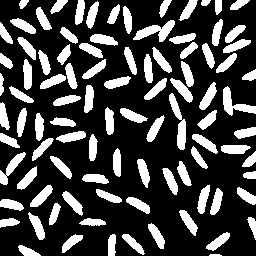
#> input picture Lab3/rice-bw-2.png, 256 x 256 px, found by its file name
$ python Zad2.py
#> lines starting #> are read from the running program, lines starting #| are printed output that depends on the picture; after the words box and inside, x2 and y2 are one past the last pixel; in counts of white or black regions, pixels touching at a corner belong together
import cv2
import numpy as np

img1 = cv2.imread('/Users/I533569/PycharmProjects/Biometria/Lab3/rice-bw-2.png', 0)
#> img1: shape (256, 256); 26.8% white; 95 white regions, largest, box (x1, y1, x2, y2) and area: (133, 20, 175, 42) 403, (169, 93, 186, 150) 400, (223, 86, 256, 116) 373
img2 = cv2.imread('/Users/I533569/PycharmProjects/Biometria/Lab3/count-the-numbers-for-each-object.jpg', 0)
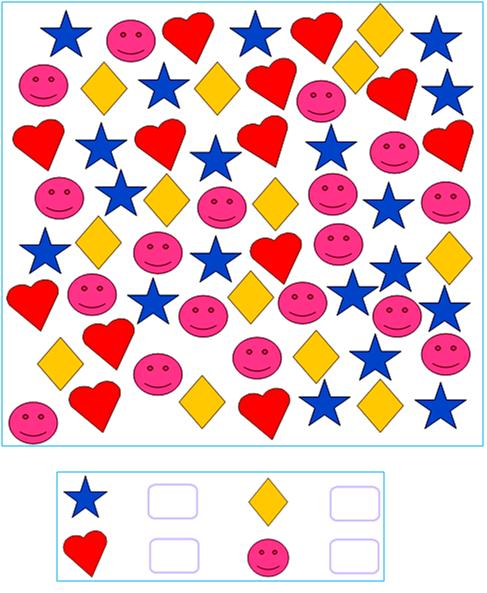
#> input picture Lab3/count-the-numbers-for-each-object.jpg, 487 x 593 px, found by its file name
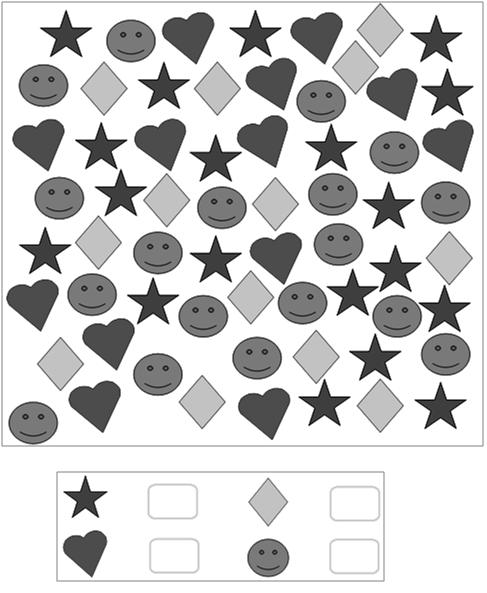
#> img2: shape (593, 487); min 0, max 255, mean 206.1

img2 = img2[5:445, 5:480]
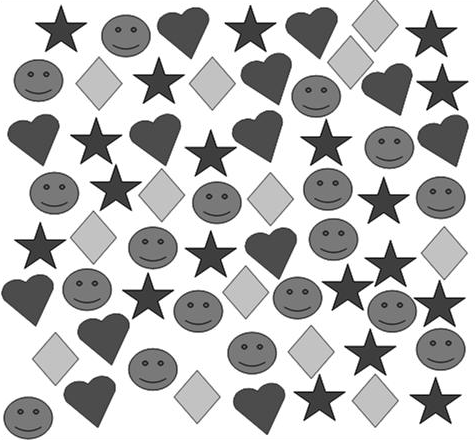
#> img2: shape (440, 475); min 0, max 255, mean 192.6


kernel = np.ones((5, 5), np.uint8)

img2 = cv2.morphologyEx(img2, cv2.MORPH_CLOSE, kernel)
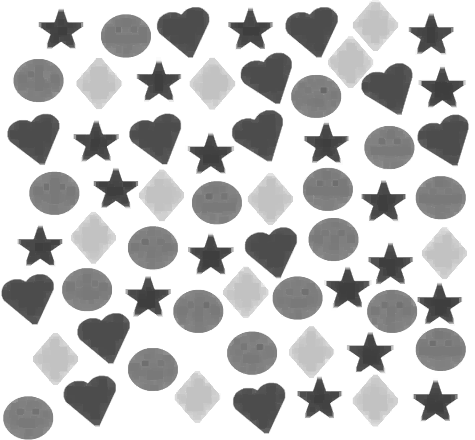
#> img2: shape (440, 475); min 62, max 255, mean 199.4

img2 = 255 - (img2.clip(254, 255)-254)*255
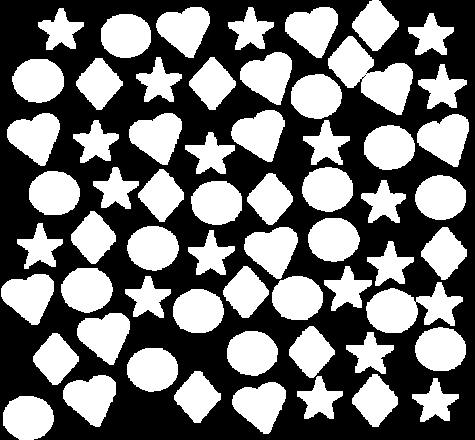
#> img2: shape (440, 475); 44.6% white; 61 white regions, largest, box (x1, y1, x2, y2) and area: (328, 36, 413, 115) 3232, (366, 282, 463, 333) 2809, (7, 113, 60, 166) 1822

ret1, _ = cv2.connectedComponents(img1)
#> ret1 = 96
ret2, markets = cv2.connectedComponents(img2)
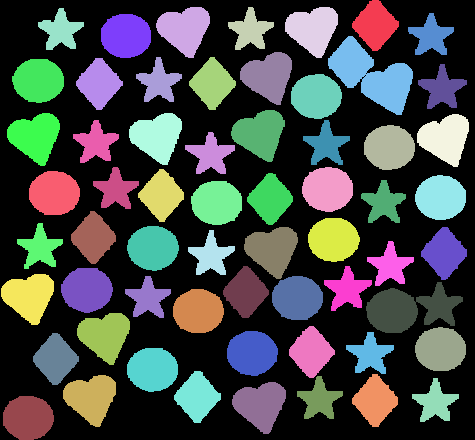
#> markets: shape (440, 475) int32; 62 distinct labels, from 0 to 61; one colour per label, 0 black
#> ret2 = 62

print('Number of objects in img1', ret1-1)
#| Number of objects in img1 95
print('Number of objects in img2', ret2-1)
#| Number of objects in img2 61
